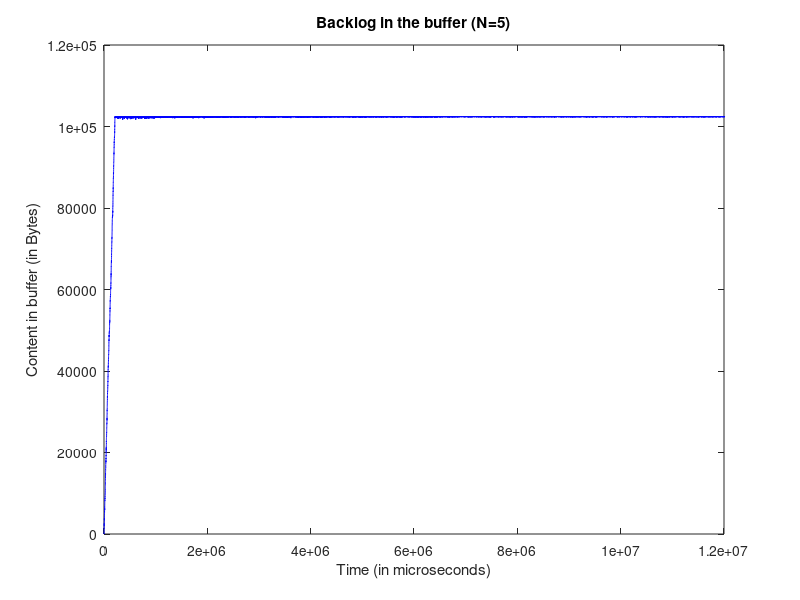

Here is the MATLAB script that generated this plot: (Note: a time limit stopped this script after it produced the figure.)
clc; clear all;

[time_p2, packetsize_p2, bufferSize, bufferSize0] = textread('ps_n5.txt', '%f %f %f %f');

i=1;
time2(i)=0;
buffer(i)=bufferSize(i);
%disp(buffer(i));

i=2;
while i<=length(packetsize_p2)
    time2(i)=time2(i-1)+time_p2(i);
    buffer(i)=bufferSize(i);

    %disp(buffer(i));
    i=i+1;
end

%time2/1e6;
fig1 = figure(1);
plot(time2,buffer,'-b');
title('Backlog in the buffer (N=5)');
xlabel('Time (in microseconds)');
ylabel('Content in buffer (in Bytes)');
%ylim([-1,200]);
xlim([0,12e6]);
%legend 
%legend('Backlog in the buffer (N=1)','Location','northeast');

set(figure(1),'OuterPosition',[1 1 850 664]);
saveas(figure(1),'plot_n5_backlog','png');


[packet_no_p, time_p, packetsize_p] = textread('generator_n5.txt', '%f %f %f');
figure(1);
i=1;
time1(i)=0;
arrival(i)=packetsize_p(i);
i=2;
while i<=length(packet_no_p)
    time1(i)=time1(i-1)+time_p(i);
    arrival(i) = arrival(i-1)+packetsize_p(i);
    i=i+1;
end

[packet_no_p3, time_p3, packetsize_p3] = textread('sink_n5.txt', '%f %f %f');
i=1;
time3(i)=0;
arrival3(i)=packetsize_p3(i);
i=2;
while i<=length(packetsize_p3)
    time3(i)=time3(i-1)+time_p3(i);
    arrival3(i)=arrival3(i-1)+packetsize_p3(i);
    i=i+1;
end

waiting_time = zeros(1,length(packetsize_p3)); 
i=1;
while i<=length(packetsize_p3)
    j=i;
    while (((buffer(i) + packetsize_p2(i)) > 102400) && j< length(packetsize_p3) )
        j = j+1;
    end
    waiting_time(i) = time3(i) - time1(j); %microseconds!!!
    if waiting_time(i) < 0
        waiting_time(i) = 0;
    end
    i = i+1;
end

fig2=figure(2);
plot(time3,waiting_time,'-b');
title('Waiting time (N=5)');
xlabel('Time (in microseconds)');
ylabel('Waiting time (in microseconds)');
%ylim([-1,200]);
%xlim([0,5.4e6]);
%legend 
%legend('Backlog in the buffer (N=1)','Location','northeast');

set(fig2,'OuterPosition',[1 1 1060 664]);
saveas(fig2,'plot_n5_waitingtime','png');


discard_p = zeros(1, length(packetsize_p3));
i=1;
while i<=length(packetsize_p3)
    if ((buffer(i) + packetsize_p2(i)) > 102400)
        discard_p(i) = 1;
    end
    i=i+1;
end

fig3=figure(3);
plot(time3,cumsum(discard_p),'-b');
title('Number of Discarded packets (N=5)');
xlabel('Time (in microseconds)');
ylabel('Total discarded packets');
%ylim([-1,200]);
%xlim([0,5.4e6]);
%legend 
%legend('Backlog in the buffer (N=1)','Location','northeast');

set(fig3,'OuterPosition',[1 1 1000 664]);
saveas(fig3,'plot_n5_discard','png');
